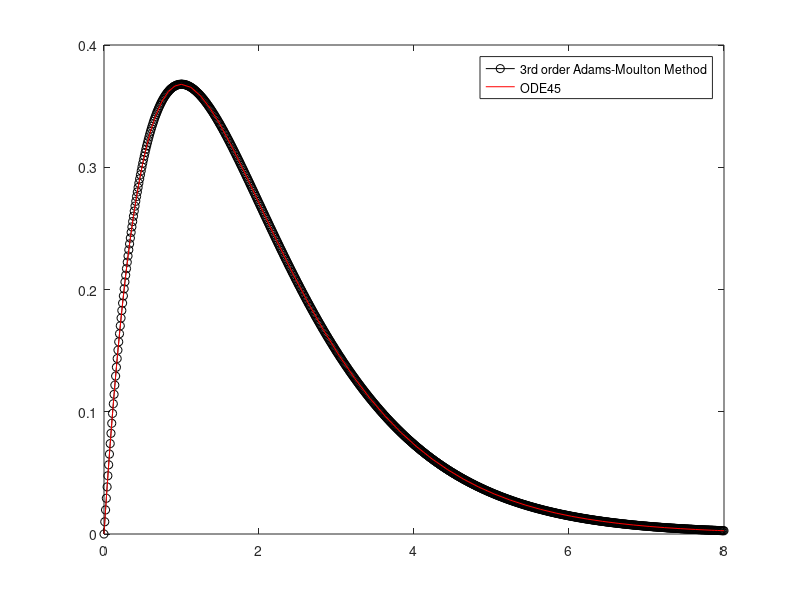

This figure's MATLAB source:
clear
close all

f = @(x, y) 1/exp(x) - y;

x(1) = 0;
y(1) = 0;
h = 0.01;
n = 8/h;

y(2) = y(1) + h*f(x(1), y(1));
x(2) = x(1) + h;

for i = 2:n
    x(i+1) = x(i) + h;
    y0 = y(i) + 0.5*h*(f(x(i), y(i)) + f(x(i)+h, y(i) + h*f(x(i), y(i))));
    f_y0 = f(x(i+1), y0);
    error = 1;
    while error > 10^(-4)
        y1 = y(i) + (h/12)*(5*f(x(i+1), y0) + 8*f(x(i), y(i)) - f(x(i-1), ...
            y(i-1)));
        f_y1 = f(x(i+1), y1);
        error = abs(f_y1 - f_y0);
        f_y0 = f_y1;
    end
    y(i+1) = y1;
end

fprintf("y(%s) = %f \n", num2str(x(end), '%g'), y(end));
% Formats x(end) as a string using the most compact representation, 
% removing trailing zeros if present, and allowing for exponential 
% notation if necessary

plot(x, y, '-ok')
hold on;
xspan = [0 8];
y0 = 0;
[x,y] = ode45(@(x, y) 1/exp(x) - y, xspan, y0);
plot(x, y, 'r')

legend({'3rd order Adams-Moulton Method', ...
    'ODE45'})
